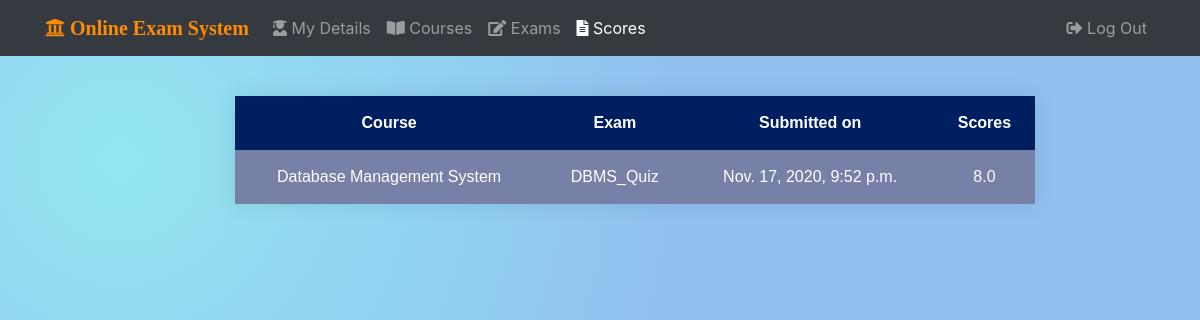
The app's page /students/student001/scores/ (signed in), older data.
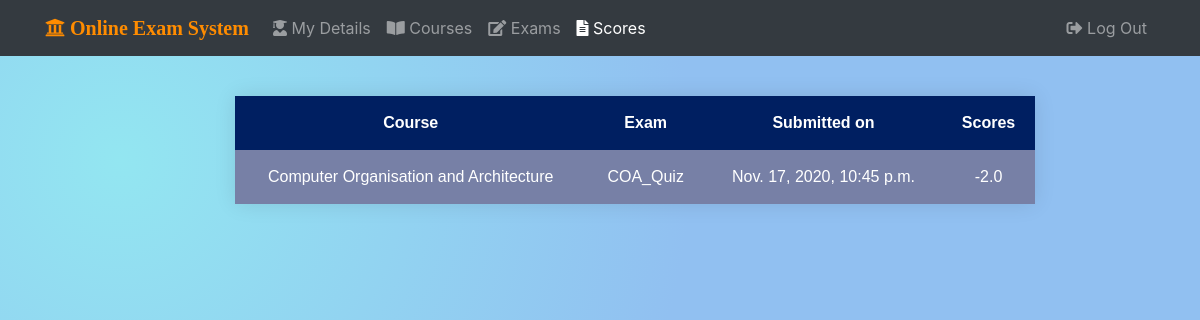
The same page, newer data.
### stud_app/models.py (models this page shows, shortened)
class Attendee(models.Model):
    exam_fk = models.ForeignKey(Exam, on_delete=models.CASCADE)
    student_fk = models.ForeignKey(Student, on_delete=models.CASCADE)
    total_marks = models.FloatField(null=True, blank=True)
    submitted_on = models.DateTimeField(auto_now_add=True, null=True, blank=True, editable=False)

class Exam(models.Model):
    exam_name = models.CharField(max_length=40, unique=True)
    course_fk = models.ForeignKey(Course, verbose_name='Course', on_delete=models.CASCADE)
    qn_mark = models.FloatField(default=4, null=True, blank=True)
    neg_mark = models.FloatField(default=1, null=True, blank=True)
    start_time = models.DateTimeField(null=True, blank=True)
    end_time = models.DateTimeField(null=True, blank=True)
    time_limit = models.DurationField(help_text='HH:MM:SS format') #widget=TimeDurationWidget(), required=False,
    is_active = models.BooleanField(default=True)
    created_on = models.DateTimeField(auto_now_add=True, editable=False)
    updated_on = models.DateTimeField(auto_now=True, editable=False)
    pub_date = models.DateTimeField('Date Published', auto_now_add=True, editable=False)
    def was_published_recently(self):
        now = timezone.now()
        return now - datetime.timedelta(days=1) <= self.pub_date <= now
    was_published_recently.short_description = 'Recently Published?'
    was_published_recently.boolean = True
    was_published_recently.admin_order_field = 'pub_date'
    class Meta:
        ordering = ['start_time',]

class Course(models.Model):
    course_code = models.CharField(max_length=6, unique=True)
    course_name = models.CharField(max_length=50)
    dept_fk = models.ForeignKey(Department, on_delete=models.PROTECT)
    course_desc = models.TextField('Course Description',max_length=300,null=True,blank=True)

### stud_app/views.py (the view)
# urls.py: path('<username>/scores/', views.scores_view, name="scores"),
@login_required()
def scores_view(request, username):
    if request.method == 'POST':
        pass
    else:
        student = get_object_or_404(Student, user__username = username)
        exams_attended = Attendee.objects.filter(student_fk=student)
        context = {
                'username': username,
                'exams_attended': exams_attended,
                'current_page': 'scores',
            }
        return render(request, 'stud_app/scores.html', context)

### stud_app/templates/stud_app/scores.html (shortened to what this page needs)
{% extends 'base.html' %}
{% load static %}
{% block head %}
    <link rel="stylesheet" href="{% static 'stud_app/css/scores.css' %}">
{% endblock %}
{% block content %}
<div class="container">
<div class="row">
<div class="col-2"></div>
<div class="col-8">
<form action="" method="post">
    <div class="table-container">
        <table>
            <thead>
                <tr>
                    <th>Course</th>
                    <th>Exam</th>
                    <th>Submitted on</th>
                    <th>Scores</th>
                </tr>
            </thead>
            <tbody>
                {% for exam_attended in exams_attended %}
                <tr>
                    <td>{{ exam_attended.exam_fk.course_fk.course_name }}</td>
                    <td>{{ exam_attended.exam_fk.exam_name }}</td>
                    <td>{{ exam_attended.submitted_on }}</td>
                    <td>{{ exam_attended.total_marks }}</td>
                </tr>
                {% endfor %}
            </tbody>
        </table>
    </div>
</form>
</div>
</div>
</div>
{% endblock %}

Row changes from the older to the newer data that the page shows:
removed Attendee: exam_fk.course_fk.course_name "Database Management System", exam_fk.exam_name "DBMS_Quiz", submitted_on "Nov. 17, 2020, 9:52 p.m.", total_marks "8.0"
added Attendee: exam_fk.course_fk.course_name "Computer Organisation and Architecture", exam_fk.exam_name "COA_Quiz", submitted_on "Nov. 17, 2020, 10:45 p.m.", total_marks "-2.0"
